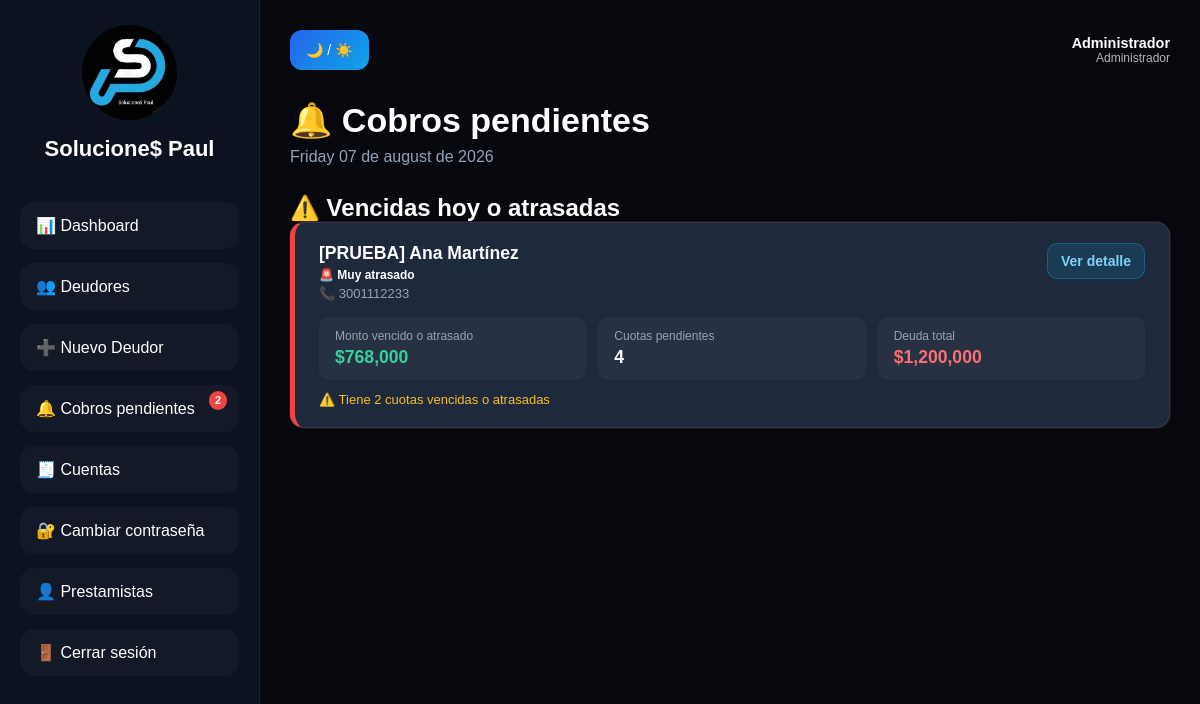
The page /notificaciones (signed in) on the database its author committed.
### models.py (models this page shows)
class Usuario(db.Model, UserMixin):
    __tablename__ = "usuarios"
    id = db.Column(db.Integer, primary_key=True)
    nombre = db.Column(db.String(100), nullable=False)
    usuario = db.Column(db.String(80), unique=True, nullable=False)
    password_hash = db.Column(db.String(255), nullable=False)
    rol = db.Column(db.String(20), nullable=False, default="prestamista")
    activo = db.Column(db.Boolean, nullable=False, default=True)
    creado_en = db.Column(db.DateTime, default=datetime.utcnow)
    deudores = db.relationship("Deudor", backref="propietario", lazy=True)
    cuentas = db.relationship("CuentaContable", backref="propietario", lazy=True)
    @property
    def es_admin(self):
        return self.rol == "admin"
    @property
    def is_active(self):
        return self.activo

class Deudor(db.Model):
    __tablename__ = "deudores"
    id = db.Column(db.Integer, primary_key=True)
    usuario_id = db.Column(db.Integer, db.ForeignKey("usuarios.id"), nullable=True, index=True)
    nombre = db.Column(db.String(150), nullable=True)
    cedula = db.Column(db.String(50), unique=True, nullable=True)
    telefono = db.Column(db.String(50), nullable=True)
    direccion = db.Column(db.String(200))
    correo = db.Column(db.String(120))
    referencia = db.Column(db.String(150))
    nota = db.Column(db.Text)
    creado_en = db.Column(db.DateTime, default=datetime.utcnow)
    prestamos = db.relationship(
        "Prestamo",
        backref="deudor",
        lazy=True,
        cascade="all, delete-orphan"
    )

### app.py (the view)
@app.route("/notificaciones")
@login_required
def notificaciones():
    hoy, manana, cuotas_urgentes = obtener_cuotas_urgentes()
    cuotas_manana = [c for c in cuotas_urgentes if c.fecha_vencimiento == manana]
    cuotas_vencidas = [c for c in cuotas_urgentes if c.fecha_vencimiento <= hoy and c.fecha_vencimiento != manana]
    def construir_avisos(cuotas):
        deudores_map = {}
        for cuota in cuotas:
            prestamo = cuota.prestamo
            deudor = prestamo.deudor
            if deudor.id not in deudores_map:
                deudores_map[deudor.id] = {
                    "deudor": deudor,
                    "cuotas": [],
                    "monto_cobrar": 0,
                    "cuotas_pendientes": sum(
                        1 for p in deudor.prestamos
                        for c in p.cuotas
                        if c.estado not in ("pagada",)
                    ),
                    "saldo_total": sum(
                        p.saldo_capital for p in deudor.prestamos
                    ),
                    "prioridad": "baja",
                }
            deudores_map[deudor.id]["cuotas"].append(cuota)
            pendiente_cuota = (cuota.capital - cuota.pagado_capital) + (cuota.interes - cuota.pagado_interes)
            deudores_map[deudor.id]["monto_cobrar"] += pendiente_cuota
            if cuota.fecha_vencimiento < hoy:
                deudores_map[deudor.id]["prioridad"] = "alta"
            elif cuota.fecha_vencimiento == hoy:
                deudores_map[deudor.id]["prioridad"] = "media"
            elif cuota.fecha_vencimiento == manana:
                deudores_map[deudor.id]["prioridad"] = "baja"
        avisos = list(deudores_map.values())
        avisos.sort(key=lambda aviso: {"alta": 0, "media": 1, "baja": 2}[aviso["prioridad"]])
        return avisos
    avisos_manana = construir_avisos(cuotas_manana)
    avisos_vencidas = construir_avisos(cuotas_vencidas)
    return render_template(
        "notificaciones.html",
        avisos_manana=avisos_manana,
        avisos_vencidas=avisos_vencidas,
        manana=manana,
        hoy=hoy,
    )

### app.py (called while the page is built)
def csrf_token():
    if "_csrf_token" not in session:
        session["_csrf_token"] = secrets.token_urlsafe(32)
    return session["_csrf_token"]

@app.before_request
def validar_csrf():
    if app.config.get("TESTING"):
        return
    if request.method in ("POST", "PUT", "PATCH", "DELETE"):
        esperado = session.get("_csrf_token", "")
        recibido = request.form.get("csrf_token", "") or request.headers.get("X-CSRF-Token", "")
        if not esperado or not hmac.compare_digest(esperado, recibido):
            abort(400, description="La sesión del formulario venció. Recarga la página e inténtalo nuevamente.")

@app.after_request
def agregar_cabeceras_seguridad(response):
    response.headers["X-Content-Type-Options"] = "nosniff"
    response.headers["X-Frame-Options"] = "DENY"
    response.headers["Referrer-Policy"] = "strict-origin-when-cross-origin"
    response.headers["Permissions-Policy"] = "camera=(), microphone=(), geolocation=()"
    if app.config["SESSION_COOKIE_SECURE"]:
        response.headers["Strict-Transport-Security"] = "max-age=31536000; includeSubDomains"
    return response

@login_manager.user_loader
def load_user(user_id):
    return Usuario.query.get(int(user_id))

def obtener_cuotas_urgentes():
    hoy = date.today()
    manana = hoy + timedelta(days=1)
    query = Cuota.query.join(Prestamo).join(Deudor)
    if not current_user.es_admin:
        query = query.filter(Deudor.usuario_id == current_user.id)
    cuotas_urgentes = query.filter(
        Cuota.estado.notin_(["pagada"]),
        (
            (Cuota.fecha_vencimiento == manana) |
            (Cuota.fecha_vencimiento == hoy) |
            (Cuota.fecha_vencimiento < hoy)
        )
    ).all()
    return hoy, manana, cuotas_urgentes

@app.context_processor
def inject_notificaciones_count():
    if current_user.is_authenticated:
        _, _, cuotas_urgentes = obtener_cuotas_urgentes()
        return {"notificaciones_count": len(cuotas_urgentes)}
    return {"notificaciones_count": 0}

@app.before_request
def preparar_base_de_datos():
    global _esquema_preparado
    if not _esquema_preparado:
        asegurar_esquema()
        crear_admin()
        asignar_datos_existentes_al_admin()
        _esquema_preparado = True

### templates/notificaciones.html (shortened to what this page needs)
{% extends "base.html" %}
{% block content %}
<section class="page-section">
    <div class="page-header">
        <div>
            <h1>🔔 Cobros pendientes</h1>
            <p>{{ manana.strftime('%A %d de %B de %Y').capitalize() }}</p>
        </div>
    </div>
    {% if avisos_manana or avisos_vencidas %}
        {% if avisos_vencidas %}
        <div class="notif-section">
            <h2>⚠️ Vencidas hoy o atrasadas</h2>
            <div class="notif-lista">
                {% for aviso in avisos_vencidas %}
                <div class="notif-card {% if aviso.prioridad == 'alta' %}notif-priority-alta{% elif aviso.prioridad == 'media' %}notif-priority-media{% else %}notif-priority-baja{% endif %}">
                    <div class="notif-card-header">
                        <div>
                            <h3>{{ aviso.deudor.nombre }}</h3>
                            <p class="notif-priority-label">
                                {% if aviso.prioridad == 'alta' %}
                                    🚨 Muy atrasado
                                {% elif aviso.prioridad == 'media' %}
                                    ⚠️ Vence hoy
                                {% else %}
                                    📅 Vence mañana
                                {% endif %}
                            </p>
                            {% if aviso.deudor.telefono %}
                                <p class="notif-telefono">📞 {{ aviso.deudor.telefono }}</p>
                            {% endif %}
                        </div>
                        <a href="{{ url_for('detalle_deudor', deudor_id=aviso.deudor.id) }}" class="btn-small">
                            Ver detalle
                        </a>
                    </div>
                    <div class="notif-card-grid">
                        <div class="notif-item notif-item-cobrar">
                            <span>Monto vencido o atrasado</span>
                            <strong>${{ "{:,.0f}".format(aviso.monto_cobrar) }}</strong>
                        </div>
                        <div class="notif-item">
                            <span>Cuotas pendientes</span>
                            <strong>{{ aviso.cuotas_pendientes }}</strong>
                        </div>
                        <div class="notif-item notif-item-deuda">
                            <span>Deuda total</span>
                            <strong>${{ "{:,.0f}".format(aviso.saldo_total) }}</strong>
                        </div>
                    </div>
                    {% if aviso.cuotas | length > 1 %}
                    <p class="notif-multi">
                        ⚠️ Tiene {{ aviso.cuotas | length }} cuotas vencidas o atrasadas
                    </p>
                    {% endif %}
                </div>
                {% endfor %}
            </div>
        </div>
        {% endif %}
    {% else %}
        <div class="empty-state">
            <h2>Sin cobros pendientes</h2>
            <p>No hay cuotas que venzan hoy, mañana o con atraso.</p>
        </div>
    {% endif %}
</section>
{% endblock %}

### templates/base.html (shortened to what this page needs)
<!DOCTYPE html>
<html lang="es">
<head>
    <link rel="stylesheet" href="{{ url_for('static', filename='css/estilos.css') }}">
</head>
<body class="dark-mode">
    <div class="app-container">
        <aside class="sidebar">
            <div class="logo-area">
                <img src="{{ url_for('static', filename='img/logo.jpeg') }}" alt="Logo">
                <h2>Solucione$ Paul</h2>
            </div>
            <nav class="menu">
                <a href="{{ url_for('dashboard') }}" data-label="Dashboard">
                    📊 Dashboard
                </a>
                <a href="{{ url_for('deudores') }}" data-label="Deudores">
                    👥 Deudores
                </a>
                <a href="{{ url_for('nuevo_deudor') }}" data-label="Nuevo Deudor">
                    ➕ Nuevo Deudor
                </a>
                <a href="{{ url_for('notificaciones') }}" data-label="Notificaciones" class="nav-notif">
                    🔔 Cobros pendientes
                    {% if notificaciones_count > 0 %}
                        <span class="notif-badge">{{ notificaciones_count }}</span>
                    {% endif %}
                </a>
                <a href="{{ url_for('cuentas') }}" data-label="Cuentas">
                    🧾 Cuentas
                </a>
                <a href="{{ url_for('seguridad_perfil') }}" data-label="Seguridad">
                    🔐 Cambiar contraseña
                </a>
                {% if current_user.es_admin %}
                <a href="{{ url_for('prestamistas') }}" data-label="Prestamistas">
                    👤 Prestamistas
                </a>
                {% endif %}
                <form method="POST" action="{{ url_for('logout') }}" class="logout-form">
                    <button type="submit" data-label="Cerrar sesión">🚪 Cerrar sesión</button>
                </form>
            </nav>
        </aside>
        <main class="main-content">
            <header class="topbar">
                <button id="theme-toggle">
                    🌙 / ☀️
                </button>
                <div class="session-user">
                    <strong>{{ current_user.nombre }}</strong>
                    <span>{{ "Administrador" if current_user.es_admin else "Prestamista" }}</span>
                </div>
            </header>
            {% block content %}
            {% endblock %}
        </main>
    </div>
</body>
</html>

### static/css/estilos.css (style rules this page uses)
* { margin: 0; padding: 0; box-sizing: border-box; }
body { font-family: Arial, Helvetica, sans-serif; }
.session-user { margin-left: auto; display: flex; flex-direction: column; text-align: right; font-size: .9rem; }
.session-user span { opacity: .7; font-size: .75rem; }
.logout-form { margin: 0; }
.menu .logout-form button { width: 100%; border: 0; cursor: pointer; text-align: left; font: inherit; }
.dark-mode { background: #06080d; color: #ffffff; }
.app-container { display: flex; min-height: 100vh; }
.sidebar { width: 260px; background: #0b1220; border-right: 1px solid rgba(255,255,255,0.06); padding: 25px 20px; flex-shrink: 0; transition: width 0.3s ease; }
.logo-area { text-align: center; margin-bottom: 40px; }
.logo-area img { width: 95px; height: 95px; border-radius: 50%; object-fit: cover; margin-bottom: 12px; transition: width 0.3s, height 0.3s; }
.logo-area h2 { font-size: 22px; transition: opacity 0.2s; }
.menu { display: flex; flex-direction: column; gap: 14px; }
.menu a, .menu .logout-form button { text-decoration: none; color: white; padding: 14px 16px; border-radius: 14px; transition: background 0.3s ease; background: rgba(255,255,255,0.03); display: flex; align-items: center; gap: 10px; white-space: nowrap; overflow: hidden; }
.main-content { flex: 1; padding: 30px; min-width: 0; }
.topbar { display: flex; justify-content: flex-end; align-items: center; gap: 12px; margin-bottom: 30px; }
#theme-toggle { border: none; padding: 12px 16px; border-radius: 12px; cursor: pointer; background: linear-gradient(135deg, #2563eb, #0ea5e9); color: white; font-size: 14px; }
.page-section { width: 100%; }
.page-header { display: flex; justify-content: space-between; align-items: center; gap: 18px; margin-bottom: 28px; }
.page-header h1 { font-size: 34px; margin-bottom: 8px; }
.page-header p { color: #94a3b8; }
.btn-small { display: inline-block; text-decoration: none; padding: 9px 13px; border-radius: 10px; background: rgba(14, 165, 233, 0.15); border: 1px solid rgba(14, 165, 233, 0.35); color: #7dd3fc; font-weight: 600; font-size: 14px; }
.nav-notif { position: relative; }
.notif-badge { position: absolute; top: 6px; right: 12px; background: #ef4444; color: #fff; font-size: 11px; font-weight: 700; border-radius: 999px; padding: 1px 6px; line-height: 1.5; }
.notif-lista { display: flex; flex-direction: column; gap: 16px; }
.notif-card { background: var(--color-card, #1e293b); border: 1px solid var(--color-border, rgba(255,255,255,0.08)); border-radius: 14px; padding: 1.25rem 1.5rem; }
.notif-card-header { display: flex; justify-content: space-between; align-items: flex-start; margin-bottom: 1rem; gap: 1rem; }
.notif-card-header h3 { font-size: 1.1rem; font-weight: 700; margin: 0 0 .25rem 0; }
.notif-telefono { font-size: 13px; color: var(--color-text-muted, #94a3b8); margin: 0; }
.notif-card-grid { display: grid; grid-template-columns: repeat(auto-fit, minmax(150px, 1fr)); gap: 12px; }
.notif-item { background: rgba(255,255,255,0.04); border-radius: 10px; padding: .75rem 1rem; }
.notif-item span { display: block; font-size: 12px; color: var(--color-text-muted, #94a3b8); margin-bottom: .25rem; }
.notif-item strong { font-size: 1.1rem; font-weight: 700; }
.notif-item-cobrar strong { color: #34d399; }
.notif-item-deuda strong { color: #f87171; }
.notif-multi { margin-top: .75rem; font-size: 13px; color: #fbbf24; }
.notif-priority-label { font-size: 12px; font-weight: 700; margin: 0 0 0.25rem 0; }
.notif-priority-alta { border-left: 5px solid #ef4444; box-shadow: 0 0 0 1px rgba(239, 68, 68, 0.15); }

### rows shown on the page
Usuario: nombre "Administrador", rol "Administrador"
Deudor: deudor.nombre "[PRUEBA] Ana Martínez", deudor.telefono "3001112233"

### other values the page prints
{{ notificaciones_count }} "2"
{{ manana.strftime('%A %d de %B de %Y').capitalize() }} "Friday 07 de august de 2026"
{{ "{:,.0f}".format(aviso.monto_cobrar) }} "768,000"
{{ aviso.cuotas_pendientes }} "4"
{{ "{:,.0f}".format(aviso.saldo_total) }} "1,200,000"
{{ aviso.cuotas | length }} "2"
